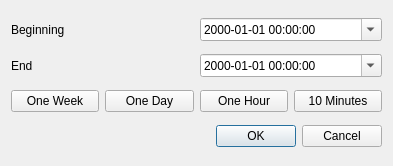
<?xml version="1.0" encoding="UTF-8"?>
<ui version="4.0">
 <class>Dialog</class>
 <widget class="QDialog" name="Dialog">
  <property name="geometry">
   <rect>
    <x>0</x>
    <y>0</y>
    <width>393</width>
    <height>166</height>
   </rect>
  </property>
  <property name="windowTitle">
   <string>Select Time Span</string>
  </property>
  <layout class="QGridLayout" name="gridLayout">
   <item row="2" column="0" colspan="2">
    <layout class="QHBoxLayout" name="horizontalLayout">
     <item>
      <widget class="QPushButton" name="pb_one_week">
       <property name="text">
        <string>One Week</string>
       </property>
      </widget>
     </item>
     <item>
      <widget class="QPushButton" name="pb_one_day">
       <property name="text">
        <string>One Day</string>
       </property>
      </widget>
     </item>
     <item>
      <widget class="QPushButton" name="pb_one_hour">
       <property name="text">
        <string>One Hour</string>
       </property>
      </widget>
     </item>
     <item>
      <widget class="QPushButton" name="pb_ten_minutes">
       <property name="text">
        <string>10 Minutes</string>
       </property>
      </widget>
     </item>
    </layout>
   </item>
   <item row="1" column="1">
    <widget class="QDateTimeEdit" name="dt_end">
     <property name="currentSection">
      <enum>QDateTimeEdit::YearSection</enum>
     </property>
     <property name="displayFormat">
      <string>yyyy-MM-dd hh:mm:ss</string>
     </property>
     <property name="calendarPopup">
      <bool>true</bool>
     </property>
    </widget>
   </item>
   <item row="3" column="0" colspan="2">
    <widget class="QDialogButtonBox" name="buttonBox">
     <property name="orientation">
      <enum>Qt::Horizontal</enum>
     </property>
     <property name="standardButtons">
      <set>QDialogButtonBox::Cancel|QDialogButtonBox::Ok</set>
     </property>
    </widget>
   </item>
   <item row="1" column="0">
    <widget class="QLabel" name="la_end">
     <property name="text">
      <string>End</string>
     </property>
    </widget>
   </item>
   <item row="0" column="0">
    <widget class="QLabel" name="la_beginning">
     <property name="text">
      <string>Beginning</string>
     </property>
    </widget>
   </item>
   <item row="0" column="1">
    <widget class="QDateTimeEdit" name="dt_beginning">
     <property name="currentSection">
      <enum>QDateTimeEdit::YearSection</enum>
     </property>
     <property name="displayFormat">
      <string>yyyy-MM-dd hh:mm:ss</string>
     </property>
     <property name="calendarPopup">
      <bool>true</bool>
     </property>
    </widget>
   </item>
  </layout>
 </widget>
 <resources/>
 <connections>
  <connection>
   <sender>buttonBox</sender>
   <signal>accepted()</signal>
   <receiver>Dialog</receiver>
   <slot>accept()</slot>
   <hints>
    <hint type="sourcelabel">
     <x>248</x>
     <y>254</y>
    </hint>
    <hint type="destinationlabel">
     <x>157</x>
     <y>274</y>
    </hint>
   </hints>
  </connection>
  <connection>
   <sender>buttonBox</sender>
   <signal>rejected()</signal>
   <receiver>Dialog</receiver>
   <slot>reject()</slot>
   <hints>
    <hint type="sourcelabel">
     <x>316</x>
     <y>260</y>
    </hint>
    <hint type="destinationlabel">
     <x>286</x>
     <y>274</y>
    </hint>
   </hints>
  </connection>
 </connections>
</ui>
